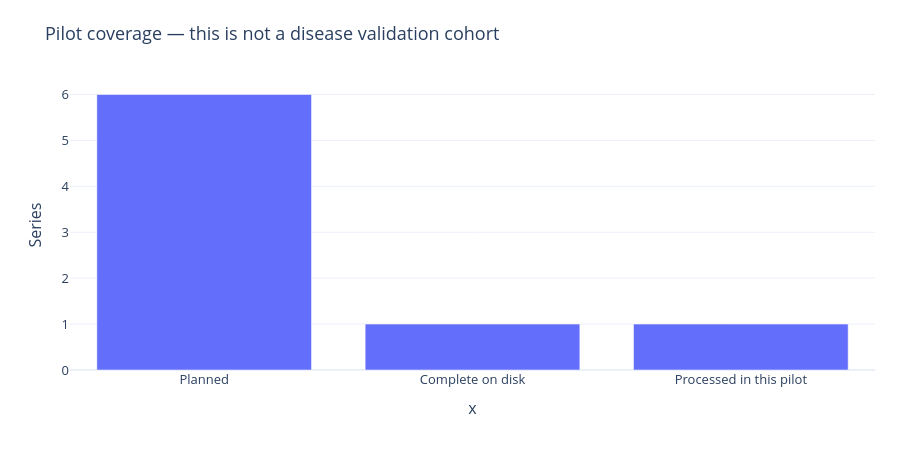

Notebook cell for this chart:
### Markdown cell above
## 01. Pilot coverage

This first bounded pass processes one complete series. It is not a representative disease cohort or a generalization assessment.

### Code cell
figure = round2_figure(DIRECTORY, 1)
figure.show(renderer='plotly_mimetype')

### Figure 1 — Plotly figure (JSON) as saved in the notebook; plotly's stock layout.template omitted (floating-point values rounded to 4 significant figures)
{"data": [{"hovertemplate": "x=%{x}<br>y=%{y}<extra></extra>", "legendgroup": "", "marker": {"color": "#636efa", "pattern": {"shape": ""}}, "name": "", "orientation": "v", "showlegend": false, "textposition": "auto", "type": "bar", "x": ["Planned", "Complete on disk", "Processed in this pilot"], "xaxis": "x", "y": [6, 1, 1], "yaxis": "y"}], "layout": {"barmode": "relative", "font": {"size": 13}, "height": 470, "legend": {"tracegroupgap": 0}, "margin": {"b": 100, "l": 70, "r": 25, "t": 80}, "title": {"text": "Pilot coverage — this is not a disease validation cohort"}, "xaxis": {"anchor": "y", "domain": [0, 1], "title": {"text": "x"}}, "yaxis": {"anchor": "x", "domain": [0, 1], "title": {"text": "Series"}}}}
